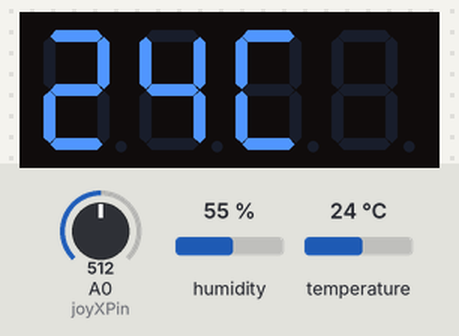
The sketch below on a simulated Arduino Uno, built with avr-gcc and run on an emulated ATmega328P. On the bench: 4-digit seven-segment display. The inputs (shaded band) are chosen by the test bench; at power-on: A0 (joyXPin) = 512, temperature 24 °C, humidity 55 %.

Above: at 3.2 s.
3.3 s: A0 (joyXPin) set to 886
4.8 s: A0 (joyXPin) set to 913
At 5.5 s:
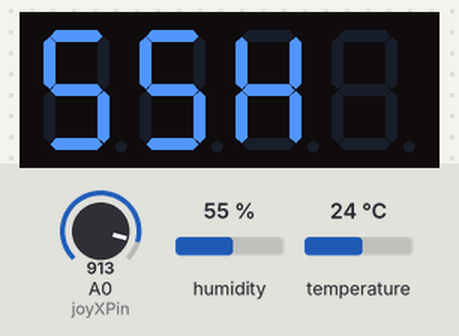
6.3 s: A0 (joyXPin) set to 90
At 6.6 s:
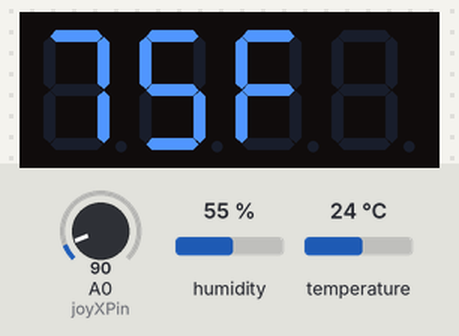
7.8 s: temperature set to 12 °C
At 9.0 s:
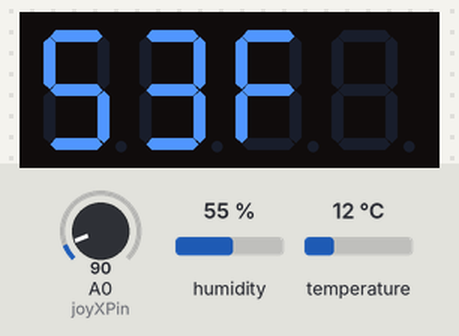
9.5 s: temperature set to 19 °C
At 11.3 s:
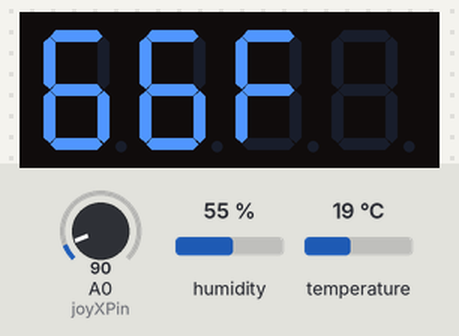
11.6 s: temperature set to 28 °C
At 12.5 s:
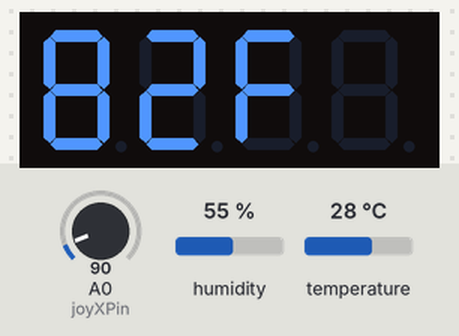
Timing chart, 0 to 14.6 s (numbered marks = the images above; inputs shaded):
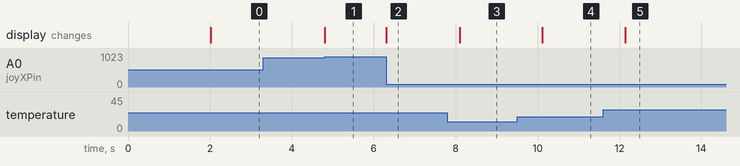

The sketch:

cs120b_final_project.ino
```cpp
#include "SevSeg.h"
#include "DHT.h"
#include <TimeLib.h>
#define DHTPIN A3
#define DHTTYPE DHT11   // DHT 11

// Initialize DHT sensor for normal 16mhz Arduino
DHT dht(DHTPIN, DHTTYPE);
SevSeg sevseg;

const int numDigits = 4;
const byte digitPins[] = {4, 11, 12, 7};
const byte segmentPins[] = {9, 13, 5, 3, 2, 10, 6, 8};

// Joystick pins
const int joyXPin = A0;
const int joyYPin = A1;

enum Mode { TEMPERATURE_F, TEMPERATURE_C, HUMIDITY, TIME };
Mode currentMode = TEMPERATURE_F;

unsigned long displayTimer = 0; // Timer to control display refresh


void setup() {
  Serial.begin(9600);
  delay(2000);
  dht.begin();

  byte hardwareConfig = COMMON_CATHODE;
  bool resistorsOnSegments = false;
  bool updateWithDelays = false;
  bool leadingZeros = false;
  bool disableDecPoint = false;
  sevseg.begin(hardwareConfig, numDigits, digitPins, segmentPins, resistorsOnSegments, updateWithDelays, leadingZeros, disableDecPoint);
  sevseg.refreshDisplay();
}

void displayTemperatureF() {
  int temperatureF = dht.readTemperature(true); // Read temperature in Fahrenheit
  //sevseg.setNumber(temperatureF);
  String temperatureString = String(temperatureF);
  temperatureString.concat("F");
char charArray[temperatureString.length() + 1]; // +1 for the null terminator
// Convert the String to a char array
temperatureString.toCharArray(charArray, temperatureString.length() + 1);
  sevseg.setChars(charArray);
  sevseg.refreshDisplay();
}

void displayTemperatureC() {
  int temperatureC = dht.readTemperature(); // Read temperature in Celsius
  //sevseg.setNumber(temperatureF);
  String temperatureString = String(temperatureC);
  temperatureString.concat("C");
char charArray[temperatureString.length() + 1]; // +1 for the null terminator
// Convert the String to a char array
temperatureString.toCharArray(charArray, temperatureString.length() + 1);
  sevseg.setChars(charArray);
  sevseg.refreshDisplay();
}

void displayHumidity() {
  int humidity = dht.readHumidity();
  //sevseg.setNumber(temperatureF);
  String humidityString = String(humidity);
  humidityString.concat("H");
  char charArray[humidityString.length() + 1]; // +1 for the null terminator
  // Convert the String to a char array
  humidityString.toCharArray(charArray, humidityString.length() + 1);
  sevseg.setChars(charArray);
  sevseg.refreshDisplay();
}

void displayCurrentTime() {
  int hours = hour();
  int minutes = minute();

  // Convert hours and minutes to characters with proper ASCII values
  char charArray[] = {
    (hours / 10) + '0', (hours % 10) + '0',
    (minutes / 10) + '0', (minutes % 10) + '0'
  };

  // Set the characters on the display and refresh it
  sevseg.setChars(charArray);
  sevseg.refreshDisplay();
}


void loop() {
 int joyXVal = analogRead(joyXPin);

  if (joyXVal < 100) {
    currentMode = TEMPERATURE_F;
  } else if (joyXVal > 900) {
    currentMode = HUMIDITY;
  }
    else {
    currentMode = TEMPERATURE_C;
  }

  switch (currentMode) {
    case TEMPERATURE_F:
      displayTemperatureF();
      break;

    case TEMPERATURE_C:
      displayTemperatureC();
      break;

    case HUMIDITY:
      displayHumidity();
      break;

  }
    /*float f = dht.readTemperature(true); // Read temperature in Fahrenheit
    float h = dht.readHumidity(); // Read temperature in Fahrenheit
    float c = dht.readTemperature(); // Read temperature in Fahrenheit

    if (isnan(h) || isnan(c) || isnan(f)) {
    Serial.println("Failed to read from DHT sensor!");
    return;
  }


  Serial.print("Humidity: ");
  Serial.print(h);
  Serial.print(" %\t");
  Serial.print("Temperature: ");
  Serial.print(c);
  Serial.print(" *C ");
  Serial.print(f);
  Serial.print(" *F\t");
  Serial.println(" *F");
  */
  // Refresh display every 100 milliseconds (adjust as needed)
  if (millis() - displayTimer >= 100) {
    sevseg.refreshDisplay();
    displayTimer = millis();
  }
}
```

Measured:
- the behaviour switches between 900 and 901 on A0 (joyXPin) (found by bisection; images 0 and 1)
- after the input at 3.3 s, every drawn part: stays the same
- after the input at 4.8 s, the display: changes at once (image 1)
- after the input at 6.3 s, the display: changes at once (image 2)
- after the input at 7.8 s, the display: changes after 0.29 s (image 3)
- after the input at 9.5 s, the display: changes after 0.62 s (image 4)
- after the input at 11.6 s, the display: changes after 0.54 s (image 5)
